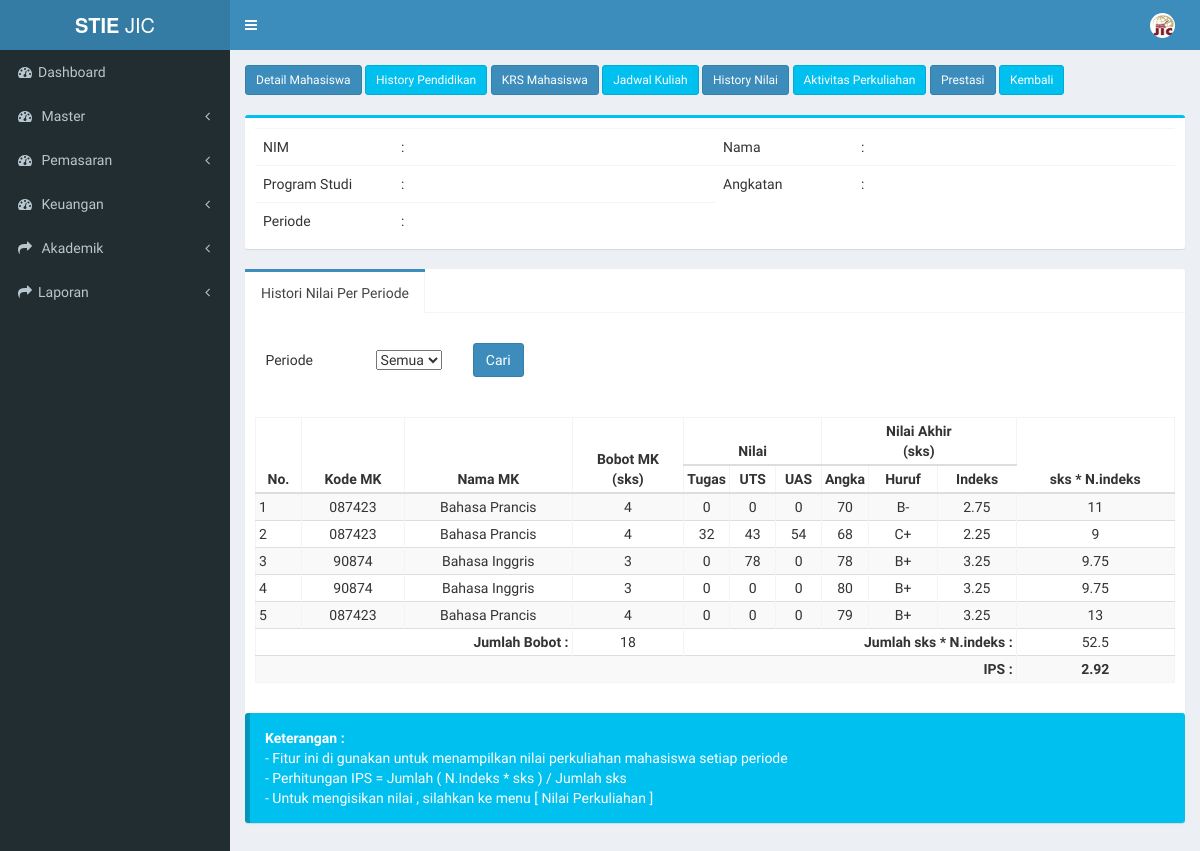
The app's page /index.php/mahasiswa/filter_nilai with its own data.
### tables this page shows
CREATE TABLE `tb_kelas_mhs` (
  `id_kelas_mhs` int(11) NOT NULL,
  `id_mahasiswa` varchar(20) NOT NULL,
  `id_kp` varchar(11) NOT NULL,
  `id_skala_nilai` varchar(10) NOT NULL,
  `nilai_d` float NOT NULL,
  `semester` varchar(1) NOT NULL,
  `nilai_tugas` float NOT NULL,
  `absensi` float NOT NULL,
  `nilai_uts` float NOT NULL,
  `nilai_uas` float NOT NULL
);

CREATE TABLE `tb_matkul` (
  `kode_matkul` varchar(50) NOT NULL,
  `nama_matkul` varchar(100) NOT NULL,
  `id_prodi` varchar(10) NOT NULL,
  `jenis_matkul` varchar(20) NOT NULL,
  `bobot_matkul` int(11) NOT NULL,
  `bobot_praktikum` int(11) NOT NULL,
  `bobot_tatap_muka` int(11) NOT NULL,
  `bobot_praktik_lapangan` int(11) NOT NULL,
  `bobot_simulasi` int(11) NOT NULL,
  `metode_pembelajaran` varchar(100) NOT NULL,
  `tanggal_mulai` date NOT NULL,
  `tanggal_akhir` date NOT NULL,
  `matkul_english` varchar(40) NOT NULL
);

CREATE TABLE `tb_skala_nilai` (
  `id_skala_nilai` int(11) NOT NULL,
  `id_prodi` varchar(7) NOT NULL,
  `nilai_huruf` varchar(5) NOT NULL,
  `nilai_indeks` float NOT NULL,
  `bobot_nilai_minimum` float NOT NULL,
  `bobot_nilai_maksimum` float NOT NULL,
  `tanggal_mulai_efektif` date NOT NULL,
  `tanggal_akhir_efektif` date NOT NULL
);

### application/controllers/mahasiswa.php (called while the page is built, shortened)
<?php
class Mahasiswa extends CI_Controller {
	public function __construct()
	{
		$this->load->model('mahasiswa_model');
		$this->load->model('daftar_ulang_model');
		$this->load->model('konsentrasi_model');
		$this->load->model('kurikulum_model');
	}
	public function filter_nilai(){
			$id_mahasiswa = $this->uri->segment(3);
			$id_periode=$this->input->get('id_periode');
			$data['mahasiswa'] = $this->mahasiswa_model->detail_krs_mahasiswa($id_mahasiswa);
			$data['nilai'] = $this->mahasiswa_model->filter_nilai($id_mahasiswa,$id_periode);
			$data['nilai2'] = $this->mahasiswa_model->data_nilai_mhs($id_mahasiswa);
			$data['main_view'] = 'Mahasiswa/history_ips_view';
			$this->load->view('template', $data);
	}
}

### index.php (called while the page is built, shortened)
<?php
require_once BASEPATH.'core/CodeIgniter.php';

### application/models/mahasiswa_model.php (called while the page is built, shortened)
<?php
class Mahasiswa_model extends CI_Model {
   function filter_nilai($id_mahasiswa,$id_periode){
     $this->db->select('*');
     $this->db->from('tb_kelas_mhs');
     $this->db->join('tb_kp','tb_kp.id_kp=tb_kelas_mhs.id_kp');
     $this->db->join('tb_jadwal','tb_jadwal.id_jadwal=tb_kp.id_jadwal');
     $this->db->join('tb_detail_kurikulum','tb_detail_kurikulum.id_detail_kurikulum=tb_jadwal.id_detail_kurikulum');
     $this->db->join('tb_matkul','tb_matkul.kode_matkul=tb_detail_kurikulum.kode_matkul');
     $this->db->join('tb_skala_nilai','tb_skala_nilai.id_skala_nilai=tb_kelas_mhs.id_skala_nilai');
     $this->db->join('tb_periode','tb_periode.id_periode=tb_jadwal.id_periode');
     $this->db->like('tb_kelas_mhs.id_mahasiswa',$id_mahasiswa);
     $this->db->like('tb_periode.semester',$id_periode);
     $query = $this->db->get();
     return $query->result();
      }
}

### application/views/Mahasiswa/history_ips_view.php (the view, shortened to what this page needs)
             <a class="btn btn-sm btn-primary" href="<?php echo base_url();?>mahasiswa/lihat_mahasiswa_dikti/<?php echo $mahasiswa->id_mahasiswa; ?>">Detail Mahasiswa</a>
        <a class="btn btn-sm btn-info" href="<?php echo base_url();?>mahasiswa/history_pendidikan/<?php echo $mahasiswa->id_mahasiswa; ?>">History Pendidikan</a>
        <a class="btn btn-sm btn-primary" href="<?php echo base_url();?>mahasiswa/krs_mahasiswa/<?php echo $mahasiswa->id_mahasiswa ?>/<?php echo $mahasiswa->id_prodi; ?>/<?php echo $mahasiswa->semester_aktif; ?>">KRS Mahasiswa</a>
        <a class="btn btn-sm btn-info" href="<?php echo base_url();?>mahasiswa/jadwal_mhs/<?php echo $mahasiswa->id_mahasiswa ?>/<?php echo $mahasiswa->id_prodi; ?>/<?php echo $mahasiswa->semester_aktif; ?>">Jadwal Kuliah</a>
        <a class="btn btn-sm btn-primary" href="<?php echo base_url();?>mahasiswa/history_nilai/<?php echo $mahasiswa->id_mahasiswa; ?>">History Nilai</a>
        <a class="btn btn-sm btn-info" href="<?php echo base_url();?>mahasiswa/aktivitas_perkuliahan/<?php echo $mahasiswa->id_mahasiswa; ?>">Aktivitas Perkuliahan</a>
        <a class="btn btn-sm btn-primary" href="<?php echo base_url();?>mahasiswa/prestasi/<?php echo $mahasiswa->id_mahasiswa; ?>">Prestasi</a>
        <a class="btn btn-sm btn-info" href="<?php echo base_url(); ?>mahasiswa/data_mahasiswa">Kembali</a>
         <br/><br/>
        <div class="box box-info">
        <div class="box-body">
              <table class="table">
        <tr>
            <td width="15%" class="left_column">NIM</td>
            <td>: <?php echo $mahasiswa->nim; ?></td>
            <td width="15%" class="left_column">Nama</td>
            <td>: <?php echo $mahasiswa->nama_mahasiswa; ?></td>
        </tr>
        <tr>
            <td class="left_column" width="15%">Program Studi</td>
            <td width="35%">: <?php echo $mahasiswa->nama_prodi; ?>            </td>
            <td class="left_column" width="15%">Angkatan</td>
            <td>: <?php echo $mahasiswa->angkatan; ?>           </td>
        </tr>
        <tr>
            <td class="left_column" width="15%">Periode</td>
            <td width="35%">: <?php echo $this->input->get('id_periode'); ?>            </td>
        </tr>
        </table>
            </div>
          </div>
        <div class="nav-tabs-custom">
            <ul class="nav nav-tabs">
            <li class="active"><a href="#tab_0" data-toggle="tab">Histori Nilai Per Periode</a></li>
            </ul>
        <div class="tab-content">
        <div class="tab-pane active" id="tab_0">
            <table class="">
                <tbody>
                  <form method="get" action="<?php echo base_url(); ?>mahasiswa/filter_nilai/<?php echo $mahasiswa->id_mahasiswa; ?>">
                  <tr>
                    <th><input type="hidden" name="id_prodi" id="id_prodi" value="<?php echo $mahasiswa->id_prodi; ?>"><br></th>
                  </tr>
                  <tr>
                    <td> &nbsp;&nbsp;&nbsp;Periode</td>
                    <td>&nbsp;&nbsp;&nbsp;&nbsp;&nbsp;&nbsp;&nbsp;&nbsp;&nbsp;&nbsp;&nbsp;&nbsp;&nbsp;&nbsp;&nbsp;&nbsp;&nbsp;
                      <select name="id_periode" id="id_periode" class="validate[required]">
                        <option value="">Semua</option>
              </select>
                    </td>
                    <td>
                      &nbsp;&nbsp;&nbsp;&nbsp;&nbsp;&nbsp;&nbsp;&nbsp;&nbsp;<input type="submit" class="btn btn-primary" value="Cari">
                    </td>
                  </tr>
                   </form>
                </tbody>
              </table>
              <br>
              <br>
        <table id="table1" class="table2 table-bordered table-striped" >
    <thead>
    <tr>
        <th style="width:5%;text-align:center" rowspan="2">No.</th>
        <th style="text-align:center" rowspan="2">Kode MK</th>
        <th style="text-align:center" rowspan="2">Nama MK</th>
        <th style="text-align:center" rowspan="2">Bobot MK<br />(sks)</th>
        <th style="text-align:center" colspan="3">Nilai</th>
         <th style="text-align:center" colspan="3">Nilai Akhir<br />(sks)</th>
         <th style="text-align:center" rowspan="2">sks * N.indeks</th>
    </tr>
    <tr>
        <th style="width:5%;text-align:center">Tugas</th>
        <th style="width:5%;text-align:center">UTS</th>
        <th style="width:5%;text-align:center">UAS</th>
        <th style="width:5%;text-align:center">Angka</th>
        <th style="text-align:center">Huruf</th>
        <th style="text-align:center">Indeks</th>
    </tr>
    </thead>
    <tbody>
    <?php
        $no = 0;
        $totalsi = 0;
        $totalbobot = 0;
        foreach($nilai as $data):
             $dataee = $data->bobot_matkul * $data->nilai_indeks;
      ?>
      <tr>
      <td><?php echo ++$no;?></td>
        <td style="text-align:center"><?php echo $data->kode_matkul;?></td>
        <td style="text-align:center"><?php echo $data->nama_matkul;?></td>
        <td style="text-align:center"><?php $totalbobot += $data->bobot_matkul; echo $data->bobot_matkul;?></td>
        <td style="text-align:center"><?php echo $data->nilai_tugas;?></td>
        <td style="text-align:center"><?php echo $data->nilai_uts;?></td>
        <td style="text-align:center"><?php echo $data->nilai_uas;?></td>
        <td style="text-align:center"><?php echo $data->nilai_d;?></td>
        <td style="text-align:center"><?php echo $data->nilai_huruf;?></td>
        <td style="text-align:center"><?php echo $data->nilai_indeks;?></td>
        <td style="text-align:center"><?php $totalsi += $dataee; echo $dataee;?></td>
    </tr>
<?php endforeach; ?>
    <tr>
         <td colspan="3" style="text-align:right"> <b> Jumlah Bobot : </b></td>
        <td style="text-align:center">  <?php
        if ($totalbobot == 0) {
            echo $totalbobot = 1;
        } else {
            echo $totalbobot;
        }  ?> </td>
        <td colspan="6" style="text-align:right"> <b> Jumlah sks * N.indeks : </b></td>
        <td style="text-align:center"> <?php echo $totalsi; ?></td>
    </tr>
    <tr>
        <th style="text-align:right" colspan="10"> IPS : </th>
        <th style="text-align:center"> <?php $ips = $totalsi / $totalbobot; echo round($ips, 2); ?>   </th>
    </tr>
  </tbody>
    </table>
    </div>
     </div>
    <div class="callout callout-info">
        <strong>Keterangan :</strong>
            <br />
            - Fitur ini di gunakan untuk menampilkan nilai perkuliahan mahasiswa setiap periode
            <br />
            - Perhitungan IPS = Jumlah ( N.Indeks * sks ) / Jumlah sks
            <br />
            - Untuk mengisikan nilai , silahkan ke menu [ Nilai Perkuliahan ]
            <br />
    </div>
</div>
 <link rel="stylesheet" href="//code.jquery.com/ui/1.12.0/themes/smoothness/jquery-ui.css">

### assets/css/styleku.css (style rules this page uses)
.table2 { width: 100%; max-width: 100%; margin-bottom: 20px; }
.table2 > thead > tr > th, .table2 > tbody > tr > th, .table2 > tfoot > tr > th, .table2 > thead > tr > td, .table2 > tbody > tr > td, .table2 > tfoot > tr > td { padding: 3px; line-height: 1.42857143; vertical-align: top; border-top: 1px solid #ddd; }
.table2 > thead > tr > th { vertical-align: bottom; border-bottom: 2px solid #ddd; }
.table2 > caption + thead > tr:first-child > th, .table2 > colgroup + thead > tr:first-child > th, .table2 > thead:first-child > tr:first-child > th, .table2 > caption + thead > tr:first-child > td, .table2 > colgroup + thead > tr:first-child > td, .table2 > thead:first-child > tr:first-child > td { border-top: 0; }

### records on screen
tb_kelas_mhs: tb_matkul.kode_matkul "087423", tb_matkul.nama_matkul "Bahasa Prancis", tb_matkul.bobot_matkul "4", nilai_tugas "0", nilai_uts "0", nilai_uas "0", nilai_d "70", id_skala_nilai.nilai_huruf "B-", id_skala_nilai.nilai_indeks "2.75", tb_matkul.bobot_matkul "11"
tb_kelas_mhs: tb_matkul.kode_matkul "087423", tb_matkul.nama_matkul "Bahasa Prancis", tb_matkul.bobot_matkul "4", nilai_tugas "32", nilai_uts "43", nilai_uas "54", nilai_d "68", id_skala_nilai.nilai_huruf "C+", id_skala_nilai.nilai_indeks "2.25", tb_matkul.bobot_matkul "9"
tb_kelas_mhs: tb_matkul.kode_matkul "90874", tb_matkul.nama_matkul "Bahasa Inggris", tb_matkul.bobot_matkul "3", nilai_tugas "0", nilai_uts "78", nilai_uas "0", nilai_d "78", id_skala_nilai.nilai_huruf "B+", id_skala_nilai.nilai_indeks "3.25", tb_matkul.bobot_matkul "9.75"
tb_kelas_mhs: tb_matkul.kode_matkul "90874", tb_matkul.nama_matkul "Bahasa Inggris", tb_matkul.bobot_matkul "3", nilai_tugas "0", nilai_uts "0", nilai_uas "0", nilai_d "80", id_skala_nilai.nilai_huruf "B+", id_skala_nilai.nilai_indeks "3.25", tb_matkul.bobot_matkul "9.75"
tb_kelas_mhs: tb_matkul.kode_matkul "087423", tb_matkul.nama_matkul "Bahasa Prancis", tb_matkul.bobot_matkul "4", nilai_tugas "0", nilai_uts "0", nilai_uas "0", nilai_d "79", id_skala_nilai.nilai_huruf "B+", id_skala_nilai.nilai_indeks "3.25", tb_matkul.bobot_matkul "13"

### other values on screen
$totalbobot "18"
$totalsi "52.5"
$ips "2.92"
